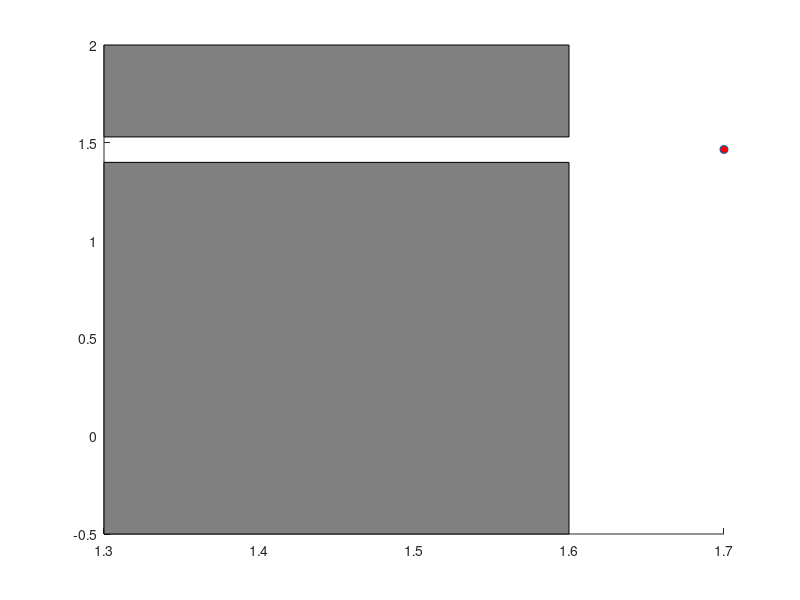

Here is the MATLAB script that generated this plot: (Note: this script raises an error after producing the figure.)
clc;
clear;
close all;

%------------------------------------------------------------------------|
% This code implements a basic impedance control scheme with a RRR       |
% manipulator trying to insert a peg into a hole.                        |
% Author: Anirban Sinha. Date: June 21st., 2020                          |
%------------------------------------------------------------------------|

global m1;  global m2;  global m3;
global I1;  global I2;  global I3;
global l1;  global l2;  global l3;
global lc1; global lc2; global lc3;
global Im1; global Im2; global Im3;
global mm1; global mm2; global mm3;
global kr1; global kr2; global kr3;
global g;
% % % global filename; global iter; 
global phase;
% % % filename = "rrr_peg_insert_impdeance_controller.gif";
phase = 1;

% Step-1: Define the RR Robot parameters (book Siciliano example 7.2)
m1 = 50.0;  m2 = 50.0;  m3 = 25;
I1 = 10.0;  I2 = 10.0;  I3 = 5;
l1 = 1.0;   l2 = 1.0;   l3 = 0.5;
lc1 = 0.5;  lc2 = 0.5;  lc3 = 0.25;
Im1 = 0.01; Im2 = 0.01; Im3 = 0.005;
kr1 = 100;  kr2 = 100;  kr3 = 100;
mm1 = 5.0;  mm2 = 5.0;  mm3 = 2.5;
g = 9.81;

% Step-2: Define the initial and desired end-effector positions, 
% velocities and accelerations with respect to the base frame.
xe = [1.2012;1.9761;0.3927]; dxe = [0;0;0];
xd = [1.7000;1.4659;0]; dxd=[0;0;0]; ddxd=[0;0;0];
store_ee_pos = [xe];

% Step-3: Compute the current joint state vector [q;dq] corresponding to xe
curr_state = [5.5*pi/12;-pi/6;-pi/6;0;0;0];

% Step-4: Define the initial force measurement to zeros as at time 0 there
% is no measurement available.
hA = [0;0]; hA_store = [hA];

% Step-5: Define the elastic wall.
obs1.height = 1.4; obs1.width = 0.2; obs1.origin = [1.3,0];
obs2.height = 0.5; obs2.width = 0.2; obs2.origin = [1.3,1.53];
xr1 = [1.3;1.53]; xr2 = [1.3;1.4];
fig_handle = figure();

% % % patch([obs1.origin(1),obs1.origin(1)+obs1.width,obs1.origin(1)+obs1.width,obs1.origin(1)],...
% % %     [obs1.origin(2),obs1.origin(2),obs1.origin(2)+obs1.height,obs1.origin(2)+obs1.height],...
% % %     [0.5,0.5,0.5]);
% % % hold on;
% % % patch([obs2.origin(1),obs2.origin(1)+obs2.width,obs2.origin(1)+obs2.width,obs2.origin(1)],...
% % %     [obs2.origin(2),obs2.origin(2),obs2.origin(2)+obs2.height,obs2.origin(2)+obs2.height],...
% % %     [0.5,0.5,0.5]);
% % % plot(xd(1),xd(2),"o","markerfacecolor","r");

patch([xr1(1),xr1(1)+0.3,xr1(1)+0.3,xr1(1)],[xr1(2),xr1(2),2.0,2.0],[0.5,0.5,0.5]);
hold on;
patch([xr2(1),xr2(1)+0.3,xr2(1)+0.3,xr2(1)],[-0.5,-0.5,xr2(2),xr2(2)],[0.5,0.5,0.5]);
plot(xd(1),xd(2),"o","markerfacecolor","r");

% Step-6: Define the simulation time and integration time step
tf = 2.5;
dt = 0.001;
tm = 0:dt:tf;
% % % rng("default");

% Step-7: Simulate and visualize
for iter = 2:length(tm)
    
    % find the impedance control input
    % Case-1: noisy force measurement
    hA_noise = normrnd(0,0.5,[2,1]);
    u = impedance_control(xe,dxe,xd,dxd,ddxd,hA+hA_noise,curr_state);
% % %     % Case-2: perfect force measurement
% % %     u = impedance_control(xe,dxe,xd,dxd,ddxd,hA,curr_state);
    
    % apply the input to the robot and get the new state
    % Case-1: noisy u input
    u_noise = normrnd(0,100,[size(u,1),1]);
    [new_state,ddq] = invdyn_impedance_rrr(curr_state,u+u_noise,dt,hA);
% % %     % Case-2: perfect u input
% % %     [new_state,ddq] = invdyn_impedance_rrr(curr_state,u,dt,hA);
    
    % using new state, find end-effector states
    % new_state = new_state + [normrnd(0,0.0005,[size(new_state,1)/2,1]);zeros(size(new_state,1)/2,1)];
    xe = frd_kin_rrr(new_state(1:3));
    dxe = jacobian_rrr(new_state(1:3))*new_state(4:6);
    % ddxe = jacobian_rr(new_state(1:3))*ddq + diff_jacobian_rr(new_state(1:3),new_state(4:6))*new_state(4:6);
    
    % find the contact force if any
    hA = get_ee_force(xe,xr1,xr2,obs1,obs2);
    hA_store = [hA_store,hA];
% % %     hA = hA + normrnd(0,0.0005,[2,1]);
    
    % Visualize the robot motion under impedance control
    visualize_motion_rrr(new_state(1:3),fig_handle);
    
    % override the current state with the new state
    curr_state = new_state;
    store_ee_pos = [store_ee_pos, xe];
    
    if mod(iter,10) == 0
        fprintf("iter: %d\n",iter);
    end
end

% Step-8: Plot the end-effector force history along x axis
figure()
plot(tm,hA_store(1,:));
xlabel("time [s]")
ylabel("F_x [N]")

figure()
plot(tm,hA_store(2,:));
xlabel("time [s]")
ylabel("F_y [N]")

figure()
plot(tm,store_ee_pos(1,:));
xlabel("time [s]")
ylabel("x [m]")

figure()
plot(tm,store_ee_pos(2,:));
xlabel("time [s]")
ylabel("y [m]")
